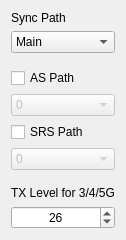
   <widget class="QWidget" name="layoutWidget">
    <property name="geometry">
     <rect>
      <x>360</x>
      <y>0</y>
      <width>104</width>
      <height>240</height>
     </rect>
    </property>
    <layout class="QVBoxLayout" name="verticalLayout_8">
     <item>
      <layout class="QVBoxLayout" name="verticalLayout_7">
       <item>
        <widget class="QLabel" name="sync_path_label">
         <property name="enabled">
          <bool>true</bool>
         </property>
         <property name="sizePolicy">
          <sizepolicy hsizetype="Preferred" vsizetype="Preferred">
           <horstretch>0</horstretch>
           <verstretch>0</verstretch>
          </sizepolicy>
         </property>
         <property name="text">
          <string>Sync Path</string>
         </property>
         <property name="alignment">
          <set>Qt::AlignLeading|Qt::AlignLeft|Qt::AlignVCenter</set>
         </property>
        </widget>
       </item>
       <item>
        <widget class="QComboBox" name="sync_path_comboBox">
         <property name="layoutDirection">
          <enum>Qt::LeftToRight</enum>
         </property>
         <item>
          <property name="text">
           <string>Main</string>
          </property>
         </item>
         <item>
          <property name="text">
           <string>CA#1</string>
          </property>
         </item>
         <item>
          <property name="text">
           <string>CA#2</string>
          </property>
         </item>
         <item>
          <property name="text">
           <string>CA#3</string>
          </property>
         </item>
        </widget>
       </item>
      </layout>
     </item>
     <item>
      <spacer name="verticalSpacer">
       <property name="orientation">
        <enum>Qt::Vertical</enum>
       </property>
       <property name="sizeHint" stdset="0">
        <size>
         <width>20</width>
         <height>5</height>
        </size>
       </property>
      </spacer>
     </item>
     <item>
      <widget class="QCheckBox" name="as_path_en">
       <property name="text">
        <string>AS Path</string>
       </property>
      </widget>
     </item>
     <item>
      <widget class="QComboBox" name="as_path_comboBox">
       <property name="enabled">
        <bool>false</bool>
       </property>
       <property name="layoutDirection">
        <enum>Qt::LeftToRight</enum>
       </property>
       <item>
        <property name="text">
         <string>0</string>
        </property>
       </item>
       <item>
        <property name="text">
         <string>1</string>
        </property>
       </item>
      </widget>
     </item>
     <item>
      <widget class="QCheckBox" name="srs_path_en">
       <property name="text">
        <string>SRS Path</string>
       </property>
       <property name="checked">
        <bool>false</bool>
       </property>
      </widget>
     </item>
     <item>
      <widget class="QComboBox" name="srs_path_comboBox">
       <property name="enabled">
        <bool>false</bool>
       </property>
       <property name="layoutDirection">
        <enum>Qt::LeftToRight</enum>
       </property>
       <item>
        <property name="text">
         <string>0</string>
        </property>
       </item>
       <item>
        <property name="text">
         <string>1</string>
        </property>
       </item>
       <item>
        <property name="text">
         <string>2</string>
        </property>
       </item>
       <item>
        <property name="text">
         <string>3</string>
        </property>
       </item>
      </widget>
     </item>
     <item>
      <spacer name="verticalSpacer_2">
       <property name="orientation">
        <enum>Qt::Vertical</enum>
       </property>
       <property name="sizeHint" stdset="0">
        <size>
         <width>20</width>
         <height>10</height>
        </size>
       </property>
      </spacer>
     </item>
     <item>
      <layout class="QVBoxLayout" name="verticalLayout_6">
       <item>
        <widget class="QLabel" name="sync_path_label_2">
         <property name="text">
          <string>TX Level for 3/4/5G</string>
         </property>
         <property name="alignment">
          <set>Qt::AlignLeading|Qt::AlignLeft|Qt::AlignVCenter</set>
         </property>
        </widget>
       </item>
       <item>
        <widget class="QSpinBox" name="spinBox">
         <property name="alignment">
          <set>Qt::AlignCenter</set>
         </property>
         <property name="maximum">
          <number>30</number>
         </property>
         <property name="value">
          <number>26</number>
         </property>
        </widget>
       </item>
      </layout>
     </item>
    </layout>
   </widget>
